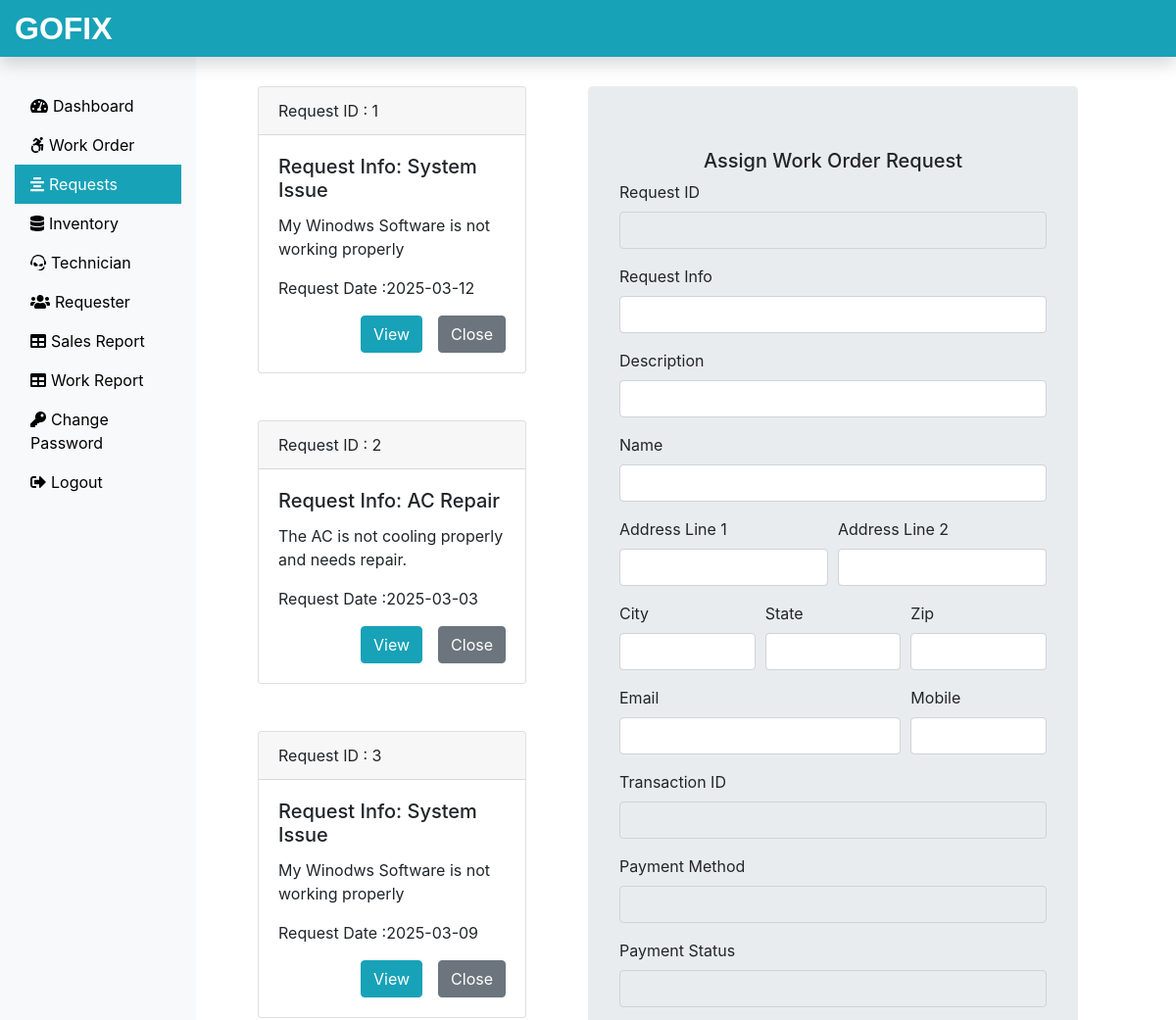
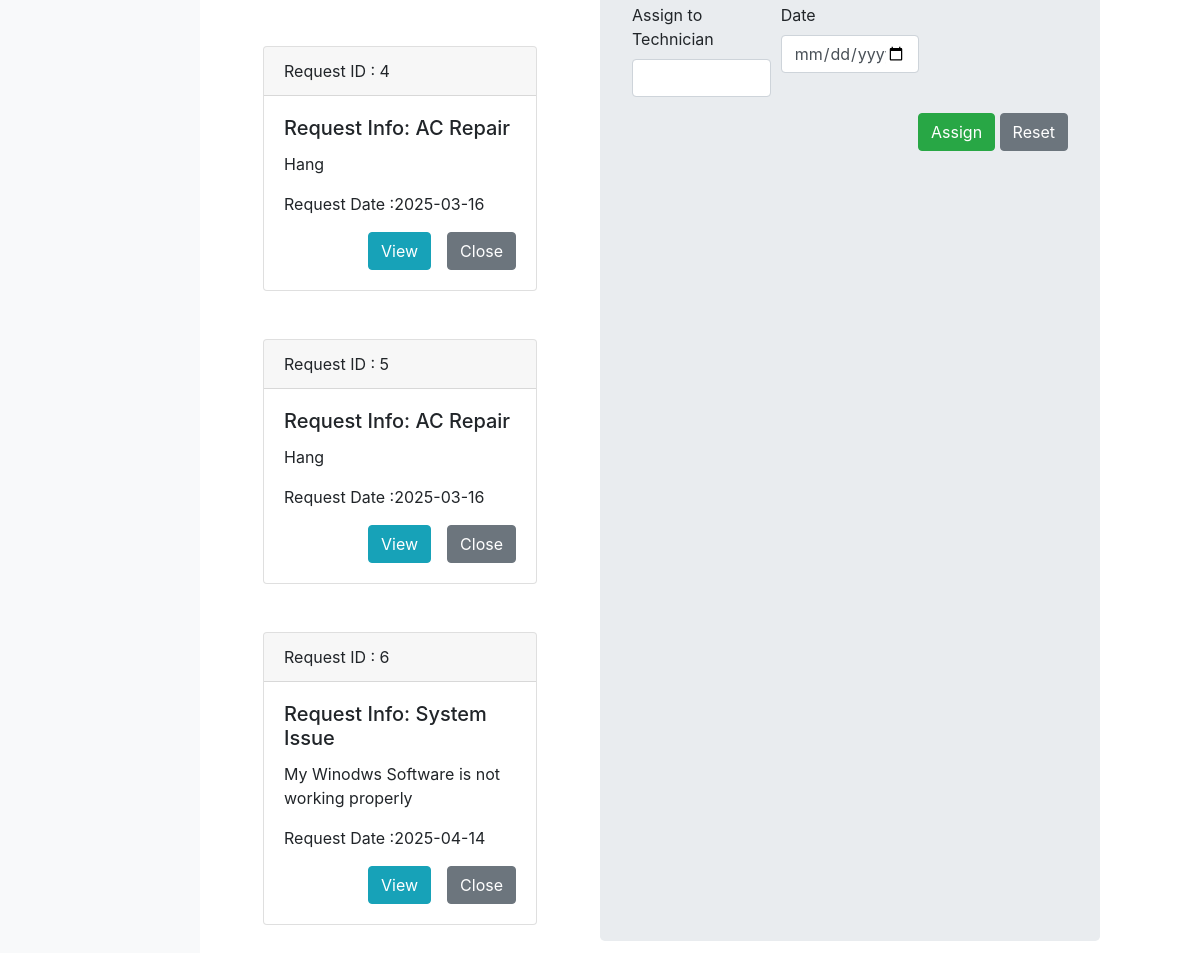
/Admin/request.php (signed in), run on the app's committed database (2 pictures, top to bottom).
### tables this page shows
CREATE TABLE `submitrequest_tb` (
  `request_id` int(11) NOT NULL,
  `request_info` text NOT NULL,
  `request_desc` text NOT NULL,
  `requester_name` varchar(60) NOT NULL,
  `requester_add1` text NOT NULL,
  `requester_add2` text NOT NULL,
  `requester_city` varchar(60) NOT NULL,
  `requester_state` varchar(60) NOT NULL,
  `requester_zip` int(11) NOT NULL,
  `requester_email` varchar(60) NOT NULL,
  `requester_mobile` bigint(11) NOT NULL,
  `request_date` date NOT NULL
);

### Admin/request.php (the view, shortened to what this page needs)
<?php
include('adminincludes/adminheader.php');
include('../dbConnection.php');
?>
 <div class="col-sm-4 mb-5">
 <?php
 $sql = "SELECT request_id, request_info, request_desc, request_date FROM submitrequest_tb";
 $result = $conn->query($sql);
 if($result->num_rows > 0)
 {
    while($row = $result->fetch_assoc())
    {
        echo '<div class="card mt-5 mx-5">';
            echo '<div class="card-header">';
                echo 'Request ID : ' .$row['request_id'];
            echo '</div>';
            echo '<div class="card-body">';
                echo '<h5 class="card-title"> Request Info: ' .$row['request_info'];
                echo '</h5>';
                echo '<p class="card-text">' .$row['request_desc'];
                echo '</p>';
                echo '<p class="card-text"> Request Date :' .$row['request_date'];
                echo '</p>';
                echo '<div class="float-right">';
                    echo '<form action="" method="POST">';
                    echo '<input type="submit" class="btn btn-info mr-3" value="View" name="view">';
                    echo '<input type="submit" class="btn btn-secondary" value="Close" name="close">';
                    echo '</form>';
                echo '</div>';
            echo '</div>';
        echo '</div>';
    }
 }
?>
</div>
<?php
include('assignworkform.php');
include('adminincludes/adminfooter.php');
?>

### data on the page
submitrequest_tb: request_id "1", request_info "System Issue", request_desc "My Winodws Software is not working properly", request_date "2025-03-12"
submitrequest_tb: request_id "2", request_info "AC Repair", request_desc "The AC is not cooling properly and needs repair.", request_date "2025-03-03"
submitrequest_tb: request_id "3", request_info "System Issue", request_desc "My Winodws Software is not working properly", request_date "2025-03-09"
submitrequest_tb: request_id "4", request_info "AC Repair", request_desc "Hang", request_date "2025-03-16"
submitrequest_tb: request_id "5", request_info "AC Repair", request_desc "Hang", request_date "2025-03-16"
submitrequest_tb: request_id "6", request_info "System Issue", request_desc "My Winodws Software is not working properly", request_date "2025-04-14"
